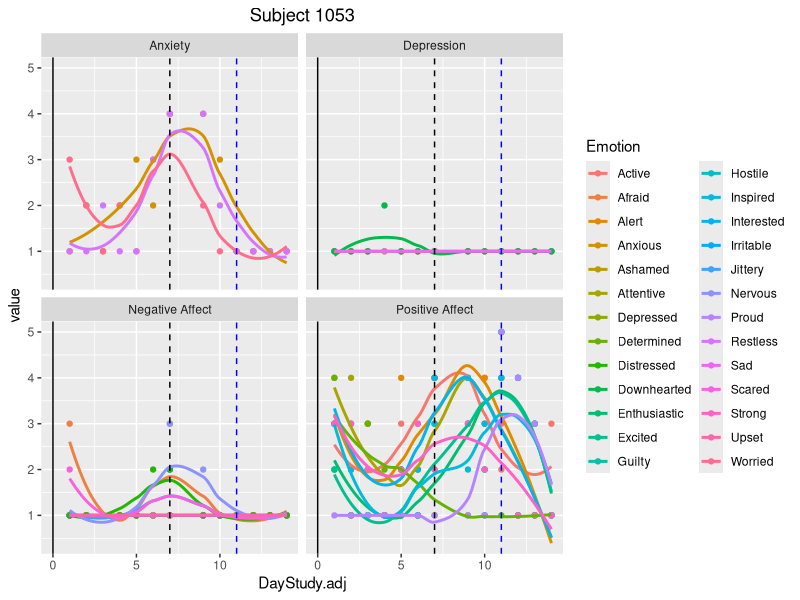
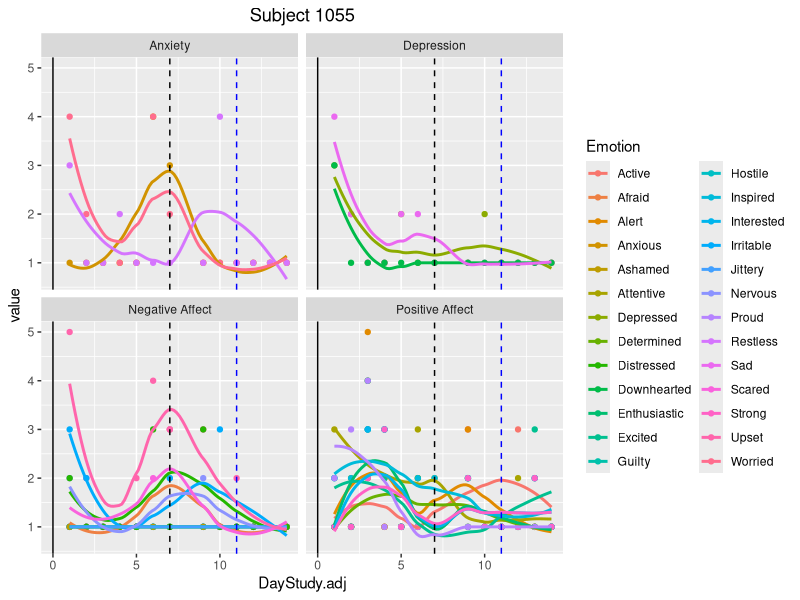
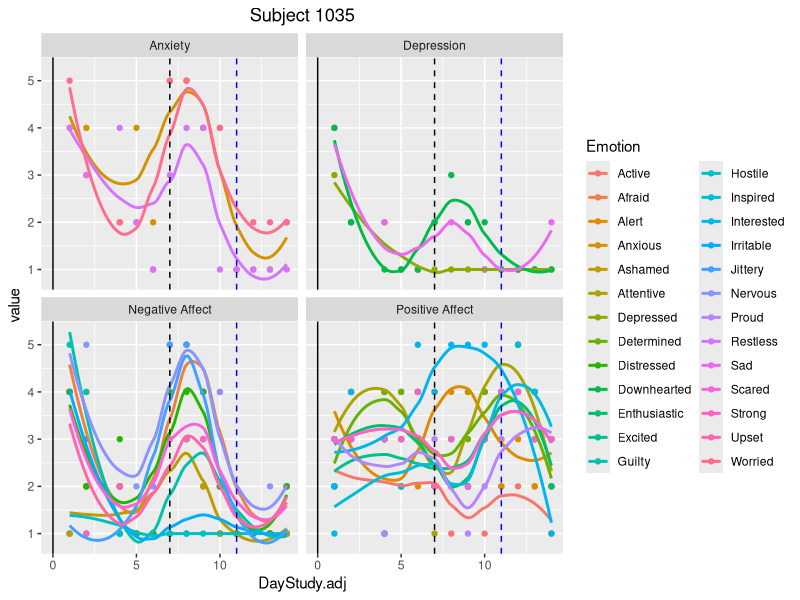
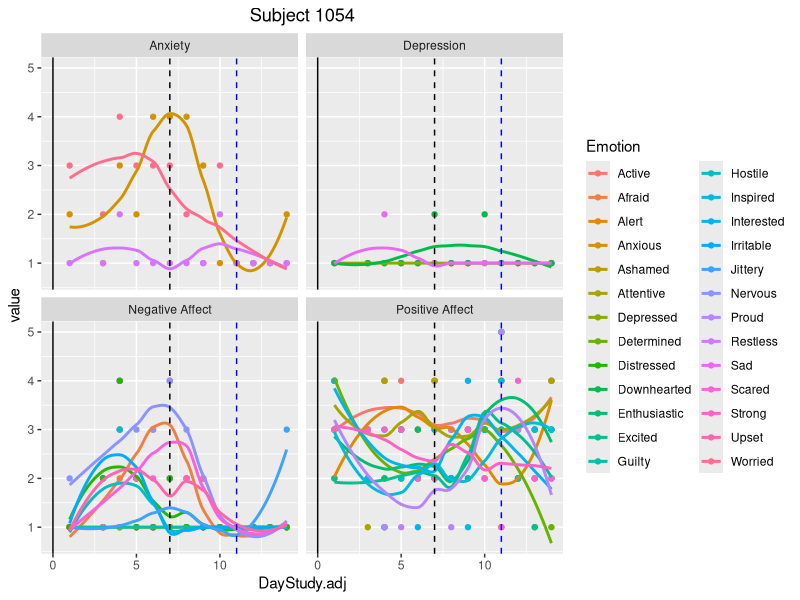
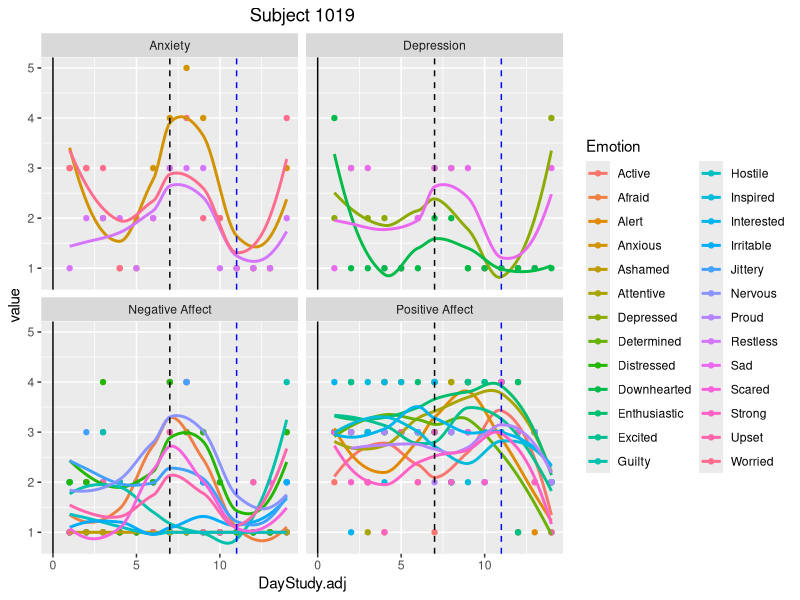
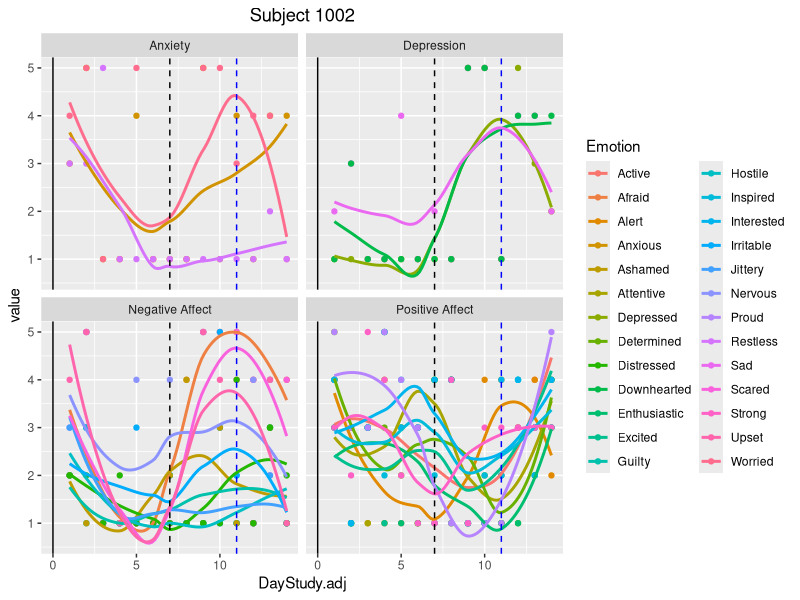
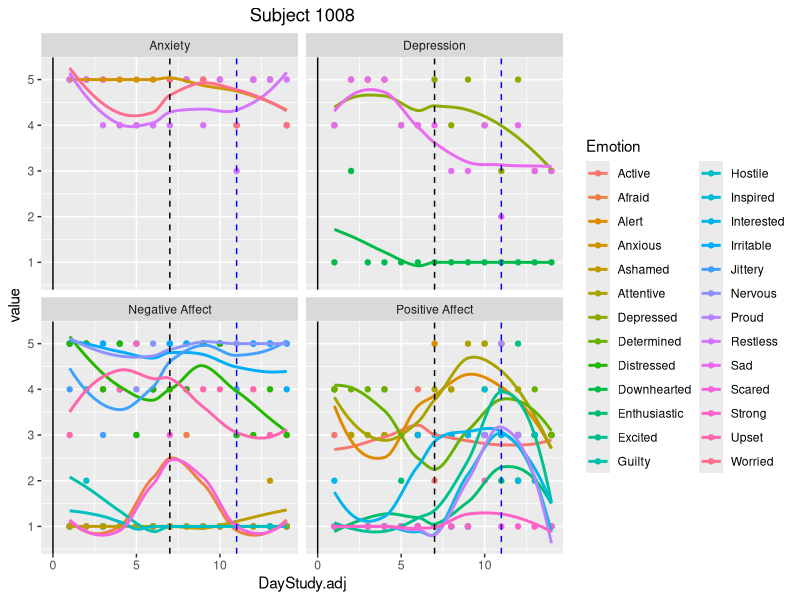
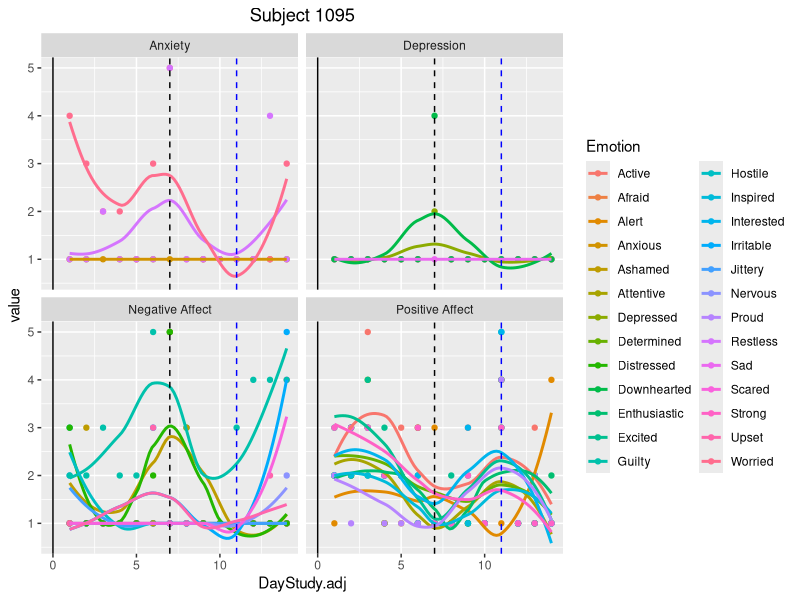

These figures' R source, in order: (Note: this script raises an error after producing the figures.)
library(tidyverse)

dat = read.delim("./5 Clean data/ElectionStudy_MergedDailyDiary_clean.txt", stringsAsFactors=F)

# put into long form
long = select(dat, SubID, NA_1:Dep_3, DayStudy.adj) %>% 
  gather("Emotion", "value", 2:27)

# Add emotion words
long$Emotion[long$Emotion == "NA_1"] = "Afraid"
long$Emotion[long$Emotion == "NA_2"] = "Scared"
long$Emotion[long$Emotion == "NA_3"] = "Nervous"
long$Emotion[long$Emotion == "NA_4"] = "Jittery"
long$Emotion[long$Emotion == "NA_5"] = "Irritable"
long$Emotion[long$Emotion == "NA_6"] = "Hostile"
long$Emotion[long$Emotion == "NA_7"] = "Guilty"
long$Emotion[long$Emotion == "NA_8"] = "Ashamed"
long$Emotion[long$Emotion == "NA_9"] = "Upset"
long$Emotion[long$Emotion == "NA_10"] = "Distressed"

long$Emotion[long$Emotion == "PA_1"] = "Active"
long$Emotion[long$Emotion == "PA_2"] = "Alert"
long$Emotion[long$Emotion == "PA_3"] = "Attentive"
long$Emotion[long$Emotion == "PA_4"] = "Determined"
long$Emotion[long$Emotion == "PA_5"] = "Enthusiastic"
long$Emotion[long$Emotion == "PA_6"] = "Excited"
long$Emotion[long$Emotion == "PA_7"] = "Inspired"
long$Emotion[long$Emotion == "PA_8"] = "Interested"
long$Emotion[long$Emotion == "PA_9"] = "Proud"
long$Emotion[long$Emotion == "PA_10"] = "Strong"

long$Emotion[long$Emotion == "Anx_1"] = "Anxious"
long$Emotion[long$Emotion == "Anx_2"] = "Worried"
long$Emotion[long$Emotion == "Anx_3"] = "Restless"

long$Emotion[long$Emotion == "Dep_1"] = "Depressed"
long$Emotion[long$Emotion == "Dep_2"] = "Sad"
long$Emotion[long$Emotion == "Dep_3"] = "Downhearted"

# add emotion category
NegEmo = c("Afraid", "Scared", "Nervous", "Jittery", "Irritable", "Hostile", "Guilty", "Ashamed", "Upset", "Distressed")
PosEmo = c("Active", "Alert", "Attentive", "Determined", "Enthusiastic", "Excited", "Inspired", "Interested", "Proud", "Strong")
Dep = c("Depressed", "Sad", "Downhearted")
Anx = c("Anxious", "Worried", "Restless")

long$EmoCategory = NA
long$EmoCategory[long$Emotion %in% NegEmo] = "Negative Affect"
long$EmoCategory[long$Emotion %in% PosEmo] = "Positive Affect"
long$EmoCategory[long$Emotion %in% Dep] = "Depression"
long$EmoCategory[long$Emotion %in% Anx] = "Anxiety"


# 1. Plot for each individual (faceting by emotion category) ----------------------------------

for (i in unique(long$SubID)) {
  temp = long[long$SubID == i,]
  
  ggplot(temp, aes(DayStudy.adj, value, color = Emotion))+
    facet_wrap(~EmoCategory) +
    geom_point() +
    geom_smooth(method="loess",se=F) +
    #scale_x_continuous(breaks = c((0:17)*5)) +
    geom_vline(xintercept=0) +
    # add vertical line for Election day
    geom_vline(xintercept=7, linetype = "dashed") +
    # add vertical line for day Biden announced winner
    geom_vline(xintercept=11, linetype = "dashed", color = "blue") +
    ggtitle(paste("Subject", i, sep=" ")) + 
    theme(plot.title = element_text(hjust = 0.5)) 
  
  ggsave(paste("./6 Daily diary/1 Individual plots/Subject", i,"_facetbyEmotionCategory.jpg", sep=""), width = 14, height = 7, units="in")
  
}

# 2. Plot for each emotion (all subs together) ----------------------------------

long$SubID = factor(long$SubID)

for (i in unique(long$Emotion)) {
  temp = long[long$Emotion == i,]
  
  ggplot(temp, aes(DayStudy.adj, value, color = SubID))+
    #geom_point() +
    geom_smooth(method="loess",se=F, alpha = .1) +
    geom_smooth(method="loess",se=F, color = "black") +
    geom_vline(xintercept=0) +
    # add vertical line for Election day
    geom_vline(xintercept=7, linetype = "dashed") +
    # add vertical line for day Biden announced winner
    geom_vline(xintercept=11, linetype = "dashed", color = "blue") +
    ggtitle(i) + 
    theme_bw() +
    theme(plot.title = element_text(hjust = 0.5),
          legend.position = "none")

  ggsave(paste("./6 Daily diary/2 Emotion plots/AllSubs_", i,".jpg", sep=""), width = 14, height = 7, units="in")
  
}
